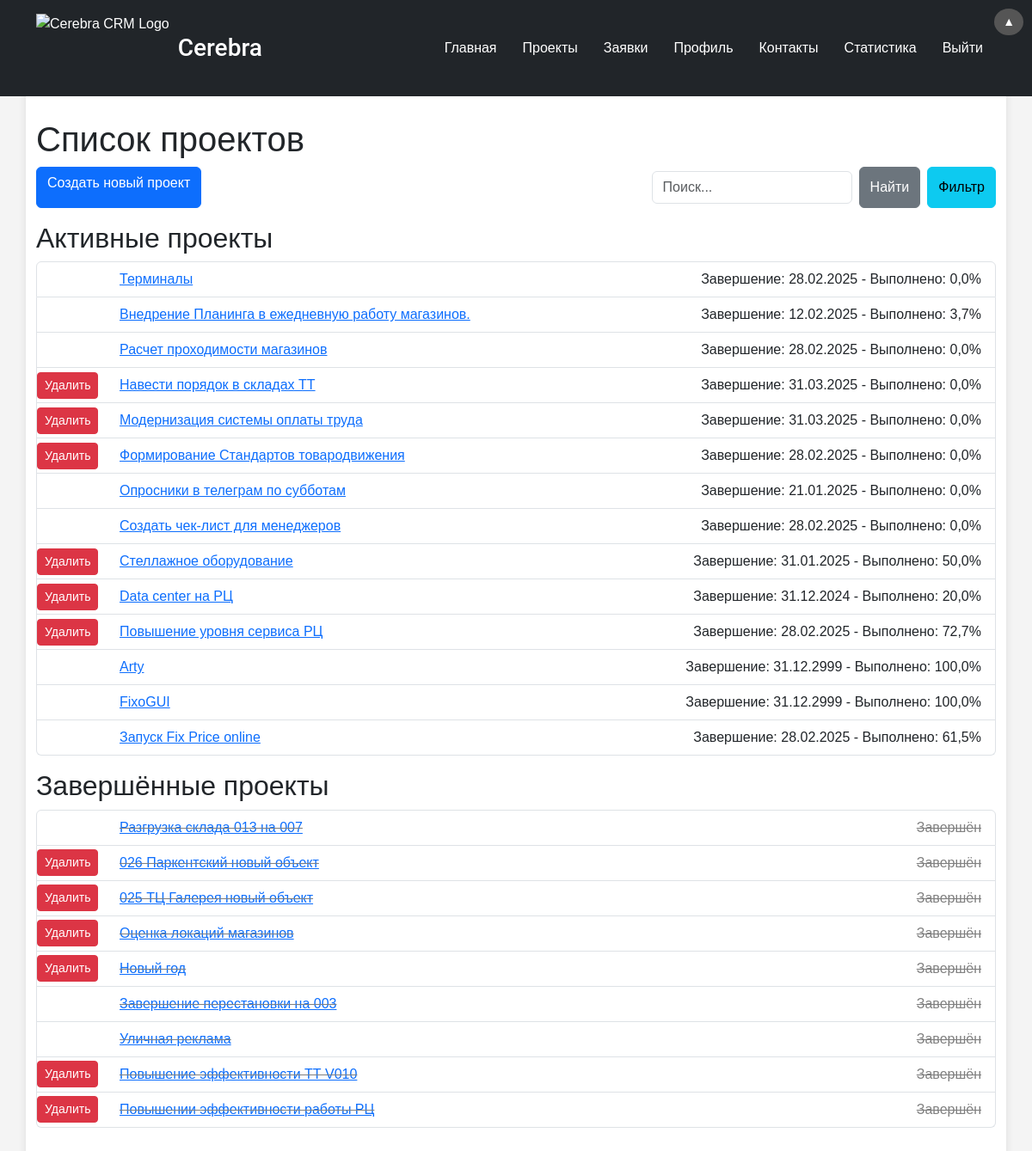
The page /projects/ (signed in) on the database its author committed.
### projects/models.py (models this page shows, shortened)
class Project(models.Model):
    STATUS_CHOICES = [
        ('new', 'Новый'),
        ('in_progress', 'В процессе'),
        ('completed', 'Завершенный'),
    ]
    title = models.CharField(max_length=255)
    description = models.TextField(default='', verbose_name="Описание проекта")
    manager = models.ForeignKey(User, on_delete=models.SET_NULL, null=True, blank=True)
    status = models.CharField(max_length=20, choices=STATUS_CHOICES, default='new', editable=False)
    created_at = models.DateTimeField(auto_now_add=True)
    updated_at = models.DateTimeField(auto_now=True)
    end_date = models.DateTimeField(null=True, blank=True , verbose_name="Дата окончания проекта")  # Поле для валидации даты

### projects/views.py (the view)
# urls.py: path('', views.project_list, name='project_list'),
def project_list(request):
    query = request.GET.get('query', '')
    year = request.GET.get('year', '')
    month = request.GET.get('month', '')
    user = request.user
    try:
        year = int(year) if year else None
    except ValueError:
        year = None
    try:
        month = int(month) if month else None
    except ValueError:
        month = None
    projects = Project.objects.filter(
        Q(manager=user) |
        Q(participants__user=user)
    ).distinct()
    if query:
        projects = projects.filter(
            Q(title__icontains=query) |
            Q(description__icontains=query)
        )
    if year:
        projects = projects.filter(created_at__year=year)
    if month:
        projects = projects.filter(created_at__month=month)
    active_projects = projects.exclude(status='completed').order_by('-created_at')
    completed_projects = projects.filter(status='completed').order_by('-created_at')
    years = Project.objects.dates('created_at', 'year', order='DESC')
    months = {
        1: 'Январь', 2: 'Февраль', 3: 'Март', 4: 'Апрель', 5: 'Май', 6: 'Июнь',
        7: 'Июль', 8: 'Август', 9: 'Сентябрь', 10: 'Октябрь', 11: 'Ноябрь', 12: 'Декабрь'
    }
    for project in active_projects:
        total_tasks = project.tasks.count()
        completed_tasks = project.tasks.filter(status='completed').count()
        project.completion_percentage = (
            (completed_tasks / total_tasks) * 100 if total_tasks > 0 else 0
        )
    return render(request, 'projects/project_list.html', {
        'active_projects': active_projects,
        'completed_projects': completed_projects,
        'query': query,
        'years': years,
        'months': months,
        'selected_year': year,
        'selected_month': month,
    })

### projects/templates/projects/project_list.html (shortened to what this page needs)
{% extends 'base.html' %}
{% block content %}
<h1>Список проектов</h1>
<div class="d-flex justify-content-between mb-3">
    <a href="{% url 'project_create' %}" class="btn btn-primary">Создать новый проект</a>
    <div class="d-flex">
        <form method="get" action="{% url 'project_list' %}" class="d-flex me-2">
            <input type="text" name="query" placeholder="Поиск..." value="{{ query }}" class="form-control me-2">
            <button type="submit" class="btn btn-secondary">Найти</button>
        </form>
        <button type="button" class="btn btn-info" data-bs-toggle="modal" data-bs-target="#filterModal">Фильтр</button>
    </div>
</div>
<h2>Активные проекты</h2>
<ul class="list-group mb-3">
    {% for project in active_projects %}
        <li class="list-group-item d-flex justify-content-between align-items-center">
            <div class="d-flex align-items-center" style="padding-left: 80px;">
                {% if request.user == project.manager or perms.projects.delete_project %}
                    <form action="{% url 'delete_project' project.id %}" method="post" style="position: absolute; left: 0;">
                        <button type="submit" class="btn btn-danger btn-sm" onclick="return confirm('Вы уверены, что хотите удалить этот проект?');">Удалить</button>
                    </form>
                {% endif %}
                <a href="{% url 'project_detail' project_id=project.id %}">{{ project.title }}</a>
            </div>
            <div class="project-info">
                {% if project.end_date %}
                    Завершение: {{ project.end_date|date:"d.m.Y" }}
                {% else %}
                    Дата завершения не установлена
                {% endif %}
                - Выполнено: {{ project.completion_percentage|floatformat:1|default:"0.0" }}%
            </div>
        </li>
    {% empty %}
        <li class="list-group-item">Нет активных проектов.</li>
    {% endfor %}
</ul>
<h2>Завершённые проекты</h2>
<ul class="list-group">
    {% for project in completed_projects %}
        <li class="list-group-item d-flex justify-content-between align-items-center" style="text-decoration: line-through; color: gray;">
            <div class="d-flex align-items-center" style="padding-left: 80px;">
                {% if request.user == project.manager or perms.projects.delete_project %}
                    <form action="{% url 'delete_project' project.id %}" method="post" style="position: absolute; left: 0;">
                        <button type="submit" class="btn btn-danger btn-sm" onclick="return confirm('Вы уверены, что хотите удалить этот проект?');">Удалить</button>
                    </form>
                {% endif %}
                <a href="{% url 'project_detail' project_id=project.id %}">{{ project.title }}</a>
            </div>
            <span>
                Завершён
            </span>
        </li>
    {% empty %}
        <li class="list-group-item">Нет завершённых проектов.</li>
    {% endfor %}
</ul>
{% endblock %}

### templates/base.html (shortened to what this page needs)
{% load static %}
<!DOCTYPE html>
<html lang="en">
<head>
    <link href="{% static 'css/bootstrap.min.css' %}" rel="stylesheet">
    <link href="{% static 'css/fonts.css' %}" rel="stylesheet">
    <link href="{% static 'css/styles.css' %}" rel="stylesheet">
</head>
<body>
    <header class="bg-dark text-white py-3">
        <div class="container">
            <div class="d-flex justify-content-between align-items-center">
                <div class="d-flex align-items-center">
                    <img src="{% static 'images/cerebra_logo.png' %}" alt="Cerebra CRM Logo" style="height: 80px; margin-right: 10px;">
                    <h1 class="h3 mb-0" style="font-family: 'Roboto', sans-serif;">Cerebra</h1>
                </div>
                <button class="toggle-header" aria-label="Свернуть хедер">&#x25B2;</button>
                <nav>
                    <ul class="nav justify-content-center">
                        {% if user.is_authenticated %}
                        <li class="nav-item">
                            <form method="post" action="{% url 'home' %}" style="display: inline;">
                                <button type="submit" class="btn btn-link nav-link text-white" style="padding: 0; border: none; background: none;">Главная</button>
                            </form>
                        </li>
                        <li class="nav-item">
                            <form method="post" action="{% url 'project_list' %}" style="display: inline;">
                                <button type="submit" class="btn btn-link nav-link text-white" style="padding: 0; border: none; background: none;">Проекты</button>
                            </form>
                        </li>
                        <li class="nav-item">
                            <form method="post" action="{% url 'ticket_list' %}" style="display: inline;">
                                <button type="submit" class="btn btn-link nav-link text-white" style="padding: 0; border: none; background: none;">Заявки</button>
                            </form>
                        </li>
                        <li class="nav-item">
                            <form method="post" action="{% url 'profile' %}" style="display: inline;">
                                <button type="submit" class="btn btn-link nav-link text-white" style="padding: 0; border: none; background: none;">Профиль</button>
                            </form>
                        </li>
                        <li class="nav-item">
                            <form method="post" action="{% url 'contact_list' %}" style="display: inline;">
                                <button type="submit" class="btn btn-link nav-link text-white" style="padding: 0; border: none; background: none;">Контакты</button>
                            </form>
                        </li>
                        <li class="nav-item">
                            <form method="post" action="{% url 'statistics' %}" style="display: inline;">
                                <button type="submit" class="btn btn-link nav-link text-white" style="padding: 0; border: none; background: none;">Статистика</button>
                            </form>
                        </li>
                        <li class="nav-item">
                            <form method="post" action="{% url 'logout' %}" style="display: inline;">
                                <button type="submit" class="btn btn-link nav-link text-white" style="padding: 0; border: none; background: none;">Выйти</button>
                            </form>
                        </li>
                        {% else %}
                            <li class="nav-item">
                                <a class="nav-link text-white" href="{% url 'login' %}">Вход</a>
                            </li>
                        {% endif %}
                    </ul>
                </nav>
            </div>
        </div>
    </header>
    <main class="container mt-5" style="padding-top: 90px;">
        {% block content %}{% endblock %}
    </main>
</body>
</html>

### static/css/styles.css (style rules this page uses)
body { font-family: Arial, sans-serif; background-color: #f4f4f4; height: 100%; margin: 0; padding: 0; display: flex; flex-direction: column; min-height: 100vh; }
header { background-color: #333; color: white; padding: 1rem; text-align: center; position: fixed; top: 0; width: 100%; z-index: 1000; }
nav ul { list-style-type: none; padding: 0; margin: 0; display: flex; justify-content: center; align-items: center; }
nav ul li { margin: 0 15px; display: inline-block; }
.nav-link, .btn-link { color: white; text-decoration: none; padding: 10px 15px; border-radius: 5px; display: inline-block; transition: background-color 0.3s ease; }
main { padding: 150px; flex-grow: 1; background-color: white; border-radius: 8px; box-shadow: 0px 0px 10px rgba(0, 0, 0, 0.1); margin: 120px auto 30px; max-width: 1200px; }
form input, form textarea, form select { padding: 10px; margin: 5px 0; border-radius: 5px; border: 1px solid #ccc; width: 100%; }
form button { padding: 10px 20px; border-radius: 5px; background-color: #4CAF50; color: white; border: none; cursor: pointer; }
form button { padding: 8px 15px; font-size: 0.9rem; }
form input, form textarea, form select { font-size: 0.9rem; }
.toggle-header { position: absolute; right: 10px; top: 10px; background: #555; color: #fff; border: none; border-radius: 50%; padding: 5px 10px; cursor: pointer; z-index: 1100; font-size: 14px; transition: transform 0.3s ease; }

### rows shown on the page
Project: title "Терминалы", end_date "28.02.2025", completion_percentage "0,0"
Project: title "Внедрение Планинга в ежедневную работу магазинов.", end_date "12.02.2025", completion_percentage "3,7"
Project: title "Расчет проходимости магазинов", end_date "28.02.2025", completion_percentage "0,0"
Project: shows "Удалить", title "Навести порядок в складах ТТ", end_date "31.03.2025", completion_percentage "0,0"
Project: shows "Удалить", title "Модернизация системы оплаты труда", end_date "31.03.2025", completion_percentage "0,0"
Project: shows "Удалить", title "Формирование Стандартов товародвижения", end_date "28.02.2025", completion_percentage "0,0"
Project: title "Опросники в телеграм по субботам", end_date "21.01.2025", completion_percentage "0,0"
Project: title "Создать чек-лист для менеджеров", end_date "28.02.2025", completion_percentage "0,0"
Project: shows "Удалить", title "Стеллажное оборудование", end_date "31.01.2025", completion_percentage "50,0"
Project: shows "Удалить", title "Data center на РЦ", end_date "31.12.2024", completion_percentage "20,0"
Project: shows "Удалить", title "Повышение уровня сервиса РЦ", end_date "28.02.2025", completion_percentage "72,7"
Project: title "Arty", end_date "31.12.2999", completion_percentage "100,0"
Project: title "FixoGUI", end_date "31.12.2999", completion_percentage "100,0"
Project: title "Запуск Fix Price online", end_date "28.02.2025", completion_percentage "61,5"
Project: title "Разгрузка склада 013 на 007"
Project: shows "Удалить", title "026 Паркентский новый объект"
Project: shows "Удалить", title "025 ТЦ Галерея новый объект"
Project: shows "Удалить", title "Оценка локаций магазинов"
Project: shows "Удалить", title "Новый год"
Project: title "Завершение перестановки на 003"
Project: title "Уличная реклама"
Project: shows "Удалить", title "Повышение эффективности ТТ V010"
Project: shows "Удалить", title "Повышении эффективности работы РЦ"
